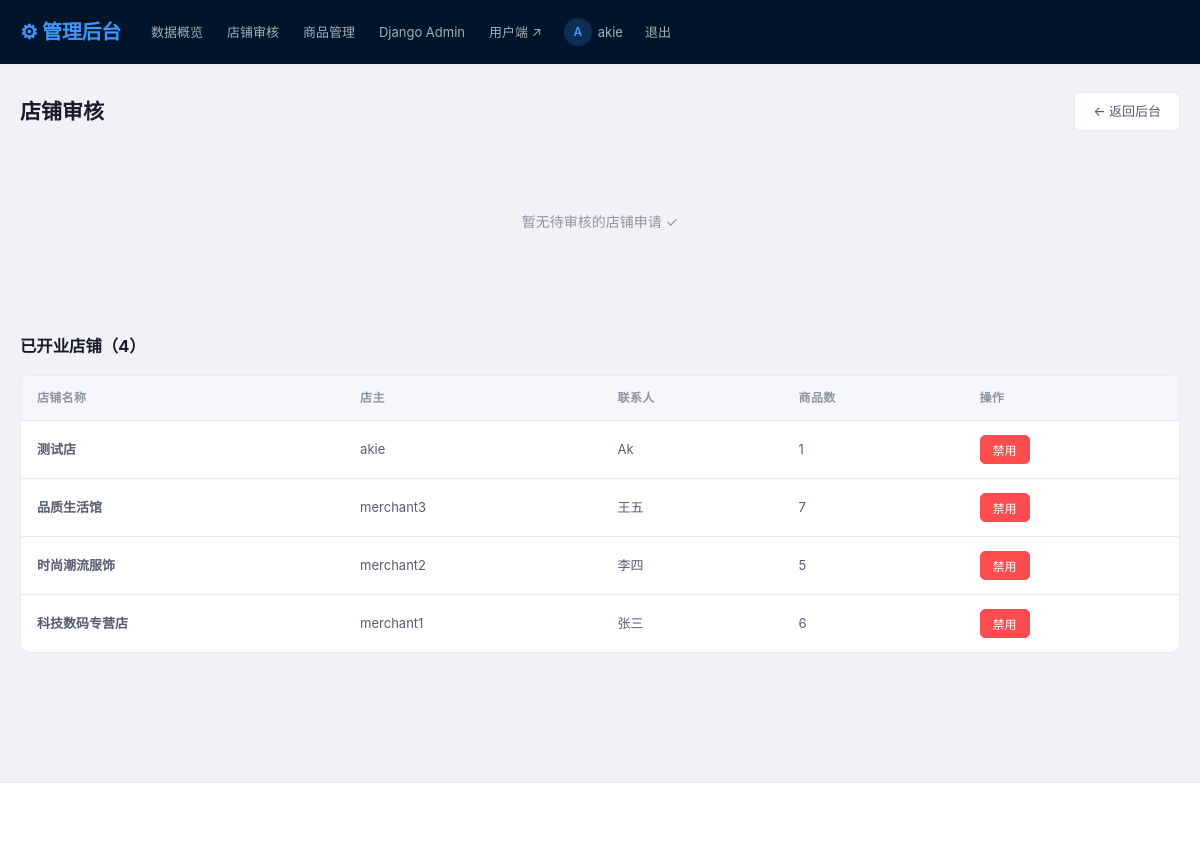
The app's page /manage/stores/ (signed in) with its own data.
### user/models.py (models this page shows, shortened)
class User(AbstractUser):
    phone = models.CharField('手机号', max_length=20, blank=True)
    avatar = models.ImageField('头像', upload_to='avatars/', blank=True)
    address = models.TextField('默认地址', blank=True)
    class Meta:
        verbose_name = '用户'
        verbose_name_plural = '用户'

### store/models.py (models this page shows, shortened)
class Store(models.Model):
    STATUS_CHOICES = [
        ('pending', '待审核'),
        ('active', '正常营业'),
        ('disabled', '已禁用'),
        ('rejected', '已拒绝'),
    ]
    name = models.CharField('店铺名称', max_length=100)
    description = models.TextField('店铺简介', blank=True)
    logo = models.ImageField('店铺Logo', upload_to='store_logos/', blank=True)
    contact_person = models.CharField('联系人', max_length=50)
    contact_phone = models.CharField('联系电话', max_length=20)
    license_number = models.CharField('营业执照号', max_length=50, unique=True)
    status = models.CharField('状态', max_length=20, choices=STATUS_CHOICES, default='pending')
    owner = models.OneToOneField(
        settings.AUTH_USER_MODEL,
        on_delete=models.CASCADE,
        verbose_name='店主',
        related_name='owned_store'
    )
    reviewed_by = models.ForeignKey(
        settings.AUTH_USER_MODEL,
        on_delete=models.SET_NULL,
        null=True,
        blank=True,
        verbose_name='审核人',
        related_name='reviewed_stores'
    )
    created_at = models.DateTimeField('申请时间', auto_now_add=True)
    reviewed_at = models.DateTimeField('审核时间', null=True, blank=True)
    class Meta:
        verbose_name = '店铺'
        verbose_name_plural = '店铺'
        ordering = ['-created_at']

### admin_site/views.py (the view, shortened to what this page needs)
# urls.py: path('stores/', views.store_approval, name='store_approval'),
@staff_member_required
def store_approval(request):
    pending_stores = Store.objects.filter(status='pending').select_related('owner')
    active_stores = Store.objects.filter(status='active').select_related('owner')
    return render(request, 'admin_site/store_approval.html', {
        'pending_stores': pending_stores,
        'active_stores': active_stores,
    })

### templates/admin_site/store_approval.html (shortened to what this page needs)
{% extends 'base_admin.html' %}
{% block content %}
<div style="display:flex;align-items:center;justify-content:space-between;margin-bottom:20px">
  <h2 style="margin:0">店铺审核</h2>
  <a href="/manage/dashboard/" class="btn">← 返回后台</a>
</div>
{% if pending_stores %}
<div class="section">
  <h3 style="margin-bottom:16px;color:var(--orange)">待审核店铺（{{ pending_stores|length }}）</h3>
  <div class="table-wrap">
    <table class="table">
      <thead><tr><th>店铺名称</th><th>申请人</th><th>联系人</th><th>联系电话</th><th>营业执照号</th><th>申请时间</th><th>操作</th></tr></thead>
      <tbody>
        {% for store in pending_stores %}
        <tr>
          <td><strong>{{ store.name }}</strong><br><small style="color:var(--text-3)">{{ store.description|truncatechars:30 }}</small></td>
          <td>{{ store.owner.username }}</td>
          <td>{{ store.contact_person }}</td>
          <td>{{ store.contact_phone }}</td>
          <td>{{ store.license_number }}</td>
          <td>{{ store.created_at|date:"Y-m-d H:i" }}</td>
          <td>
            <form method="post" style="display:inline">{% csrf_token %}
              <input type="hidden" name="store_id" value="{{ store.id }}">
              <button type="submit" name="action" value="approve" class="btn btn-primary btn-sm">通过</button>
              <button type="submit" name="action" value="reject" class="btn btn-sm" style="background:var(--red);color:#fff;border-color:var(--red)" onclick="return confirm('确定拒绝此申请？')">拒绝</button>
            </form>
          </td>
        </tr>
        {% endfor %}
      </tbody>
    </table>
  </div>
</div>
{% else %}
<div class="empty-state" style="margin-bottom:24px"><p>暂无待审核的店铺申请 ✓</p></div>
{% endif %}
{% if active_stores %}
<div class="section">
  <h3 style="margin-bottom:16px">已开业店铺（{{ active_stores|length }}）</h3>
  <div class="table-wrap">
    <table class="table">
      <thead><tr><th>店铺名称</th><th>店主</th><th>联系人</th><th>商品数</th><th>操作</th></tr></thead>
      <tbody>
        {% for store in active_stores %}
        <tr>
          <td><strong>{{ store.name }}</strong></td>
          <td>{{ store.owner.username }}</td>
          <td>{{ store.contact_person }}</td>
          <td>{{ store.products.count }}</td>
          <td>
            <form method="post" style="display:inline">{% csrf_token %}
              <button type="submit" name="action" value="disable" class="btn btn-sm" style="background:var(--red);color:#fff;border-color:var(--red)" onclick="return confirm('确定禁用此店铺？')">禁用</button>
            </form>
          </td>
        </tr>
        {% endfor %}
      </tbody>
    </table>
  </div>
</div>
{% endif %}
{% endblock %}

### templates/base_admin.html (shortened to what this page needs)
<!DOCTYPE html>
<html lang="zh-CN">
<head>
<link rel="stylesheet" href="/static/css/style.css">
</head>
<body class="admin-body">
<nav class="navbar navbar-admin">
  <div class="container nav-inner">
    <a href="/manage/dashboard/" class="logo">⚙ 管理后台</a>
    <div class="nav-links">
      <a href="/manage/dashboard/">数据概览</a>
      <a href="/manage/stores/">店铺审核</a>
      <a href="/manage/products/">商品管理</a>
      <a href="/admin/">Django Admin</a>
      <a href="/" target="_blank">用户端 ↗</a>
      <span class="nav-user-name">
        <span class="nav-avatar" style="background:rgba(64,150,255,.2);color:#4096ff">{{ user.username|slice:":1"|upper }}</span>
        {{ user.username }}
      </span>
      <a href="/user/logout/">退出</a>
    </div>
  </div>
</nav>
<div class="container main-content">
  {% block content %}{% endblock %}
</div>
<footer class="footer footer-admin">
  <div class="container footer-inner">
    <span class="footer-brand">平台管理后台</span>
    <span class="footer-copy">购物平台 · 管理版</span>
  </div>
</footer>
</body>
</html>

### static/css/style.css (style rules this page uses)
*, *::before, *::after { box-sizing: border-box; margin: 0; padding: 0; }
:root { --blue: #1677ff; --blue-dark: #0958d9; --blue-light: #e6f0ff; --blue-pale: #f0f5ff; --text: #1a1a2e; --text-2: #555e6d; --text-3: #8c95a3; --border: #e8ecf0; --bg: #f5f7fa; --white: #ffffff; --red: #ff4d4f; --green: #52c41a; --orange: #fa8c16; --radius: 10px; --radius-sm: 6px; --shadow: 0 2px 12px rgba(22,119,255,.08); --shadow-md: 0 4px 24px rgba(22,119,255,.13); --transition: .18s ease; }
html { scroll-behavior: smooth; }
body { font-family: -apple-system, 'PingFang SC', 'Microsoft YaHei', sans-serif; background: var(--bg); color: var(--text); font-size: 14px; line-height: 1.6; }
a { color: var(--blue); text-decoration: none; transition: color var(--transition); }
.container { max-width: 1200px; margin: 0 auto; padding: 0 20px; }
.navbar { background: var(--white); border-bottom: 1px solid var(--border); position: sticky; top: 0; z-index: 200; box-shadow: 0 1px 8px rgba(0,0,0,.06); }
.nav-inner { display: flex; align-items: center; gap: 20px; height: 64px; }
.logo { font-size: 1.25rem; font-weight: 700; color: var(--blue); display: flex; align-items: center; gap: 6px; flex-shrink: 0; letter-spacing: -.3px; }
.nav-links { display: flex; align-items: center; gap: 4px; flex-shrink: 0; }
.nav-links a { padding: 6px 10px; border-radius: var(--radius-sm); font-size: 13px; color: var(--text-2); transition: background var(--transition), color var(--transition); }
.nav-user-name { font-size: 13px; color: var(--text-2); padding: 6px 8px; display: flex; align-items: center; gap: 6px; }
.nav-avatar { width: 28px; height: 28px; border-radius: 50%; background: var(--blue-light); color: var(--blue); display: inline-flex; align-items: center; justify-content: center; font-size: 12px; font-weight: 600; }
.navbar-admin { background: #001529; border-bottom: none; }
.navbar-admin .logo { color: #4096ff; }
.navbar-admin .nav-links a { color: rgba(255,255,255,.65); }
.navbar-admin .nav-user-name { color: rgba(255,255,255,.65); }
.admin-body { background: #f0f2f5; }
.footer-admin { background: #001529; }
.main-content { padding: 28px 20px; min-height: calc(100vh - 130px); }
.btn { display: inline-flex; align-items: center; justify-content: center; gap: 5px; padding: 8px 18px; border-radius: var(--radius-sm); border: 1.5px solid var(--border); background: var(--white); font-size: 13px; color: var(--text-2); cursor: pointer; transition: all var(--transition); white-space: nowrap; font-weight: 500; }
.btn-sm { padding: 5px 12px; font-size: 12px; border-radius: 5px; }
.section { margin-bottom: 40px; }
.table-wrap { background: var(--white); border-radius: var(--radius); border: 1px solid var(--border); overflow: hidden; }
.table { width: 100%; border-collapse: collapse; }
.table th { padding: 12px 16px; text-align: left; font-size: 12px; font-weight: 600; color: var(--text-3); background: var(--bg); border-bottom: 1px solid var(--border); text-transform: uppercase; letter-spacing: .3px; }
.table td { padding: 14px 16px; font-size: 13px; color: var(--text-2); border-bottom: 1px solid var(--border); }
.table tr:last-child td { border-bottom: none; }
.empty-state { text-align: center; padding: 60px 20px; color: var(--text-3); }
.empty-state p { font-size: 14px; margin-bottom: 16px; }
.footer { background: var(--white); border-top: 1px solid var(--border); padding: 24px 20px; margin-top: 48px; }
.footer-inner { display: flex; justify-content: space-between; align-items: center; flex-wrap: wrap; gap: 12px; }
.footer-brand { font-size: 15px; font-weight: 700; color: var(--blue); }
.footer-copy { font-size: 12px; color: var(--text-3); }
.footer-merchant, .footer-admin { color: rgba(255,255,255,.6); }
.footer-merchant .footer-brand, .footer-admin .footer-brand { color: rgba(255,255,255,.9); }
.footer-merchant .footer-copy, .footer-admin .footer-copy { color: rgba(255,255,255,.5); }

### records on screen
User: username "A", username "akie"
Store: name "测试店", owner.username "akie", contact_person "Ak", products.count "1"
Store: name "品质生活馆", owner.username "merchant3", contact_person "王五", products.count "7"
Store: name "时尚潮流服饰", owner.username "merchant2", contact_person "李四", products.count "5"
Store: name "科技数码专营店", owner.username "merchant1", contact_person "张三", products.count "6"

### other values on screen
{{ active_stores|length }} "4"
